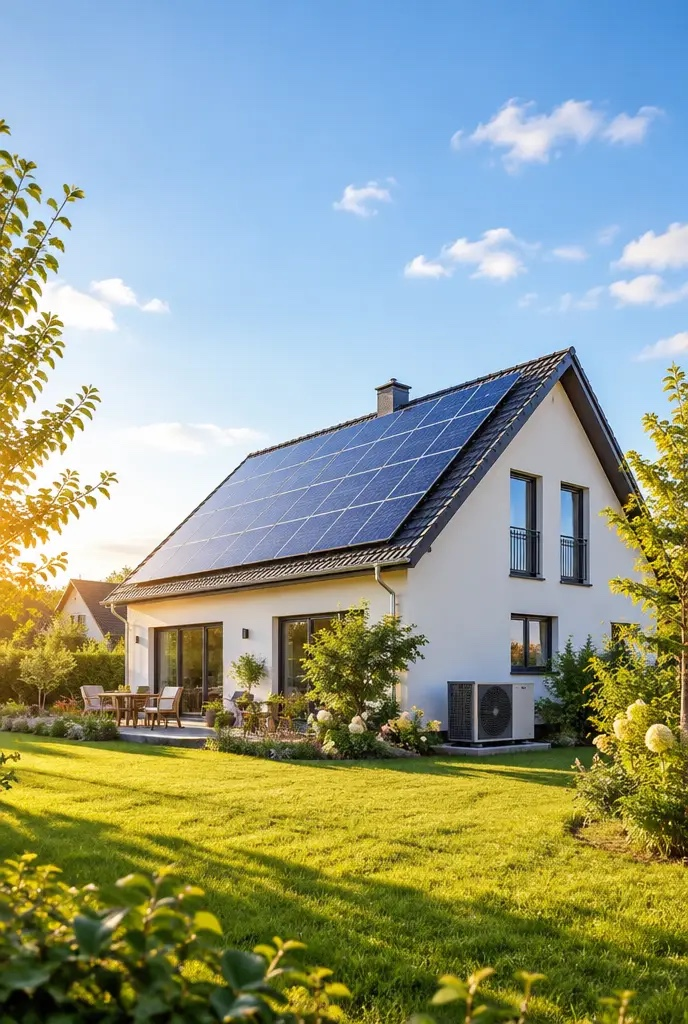
#> input picture bilder/ki_abend.jpg, 688 x 1024 px, given in place of schaefer-logo-weiss.png, which was not available
$ python tools_gen_creatives.py
#> lines starting #> are read from the running program, lines starting #| are printed output that depends on the picture; pictures that were not available may be replaced by others from this repository, and a replacement may not be noted
#!/usr/bin/env python3
import os
from PIL import Image, ImageDraw, ImageFont

FONT_DIR = "/mnt/skills/examples/canvas-design/canvas-fonts"
SERIF = os.path.join(FONT_DIR, "IBMPlexSerif-Bold.ttf")
SANS  = os.path.join(FONT_DIR, "WorkSans-Bold.ttf")
BILDER = "/home/user/schaefer-dotternhausen/bilder"
OUT = "/home/user/schaefer-dotternhausen/creatives"
os.makedirs(OUT, exist_ok=True)

RED = (180, 20, 18)   # Schäfer-CI Feuerrot (RAL 3000), Online RGB 180/20/18
LOGO = Image.open(os.path.join(BILDER, "schaefer-logo-weiss.png")).convert("RGBA")
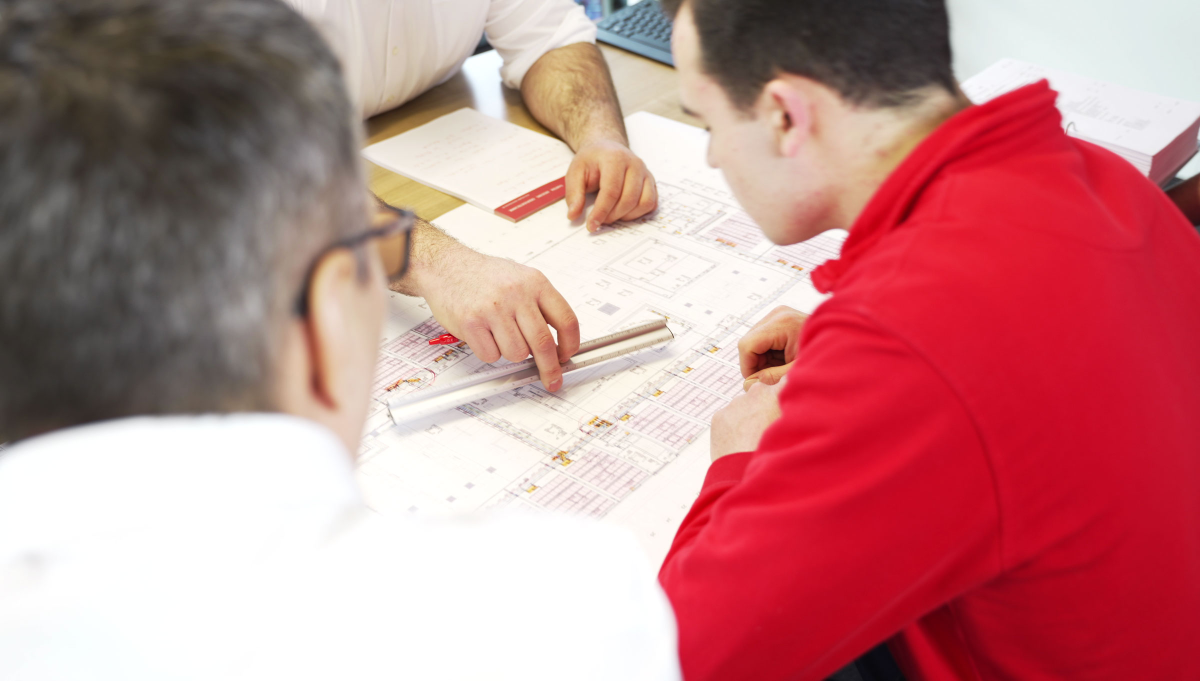
#> input picture bilder/schaefer_pv_planung.jpg, 2400 x 1361 px, found by its file name (shown at 1/2 size)

def f(path, size): return ImageFont.truetype(path, size)

def cover(img, W, H):
#> called with W = 1080, H = 1080
    iw, ih = img.size
#> iw = 2400; ih = 1361
    s = max(W/iw, H/ih)
#> s = 0.794
    img = img.resize((int(iw*s+1), int(ih*s+1)), Image.LANCZOS)
    nw, nh = img.size
#> nw = 1905; nh = 1081
    x = (nw-W)//2; y = (nh-H)//2
#> after `x = (nw - W) // 2`: x = 412
#> after `y = (nh - H) // 2`: y = 0
    return img.crop((x, y, x+W, y+H))
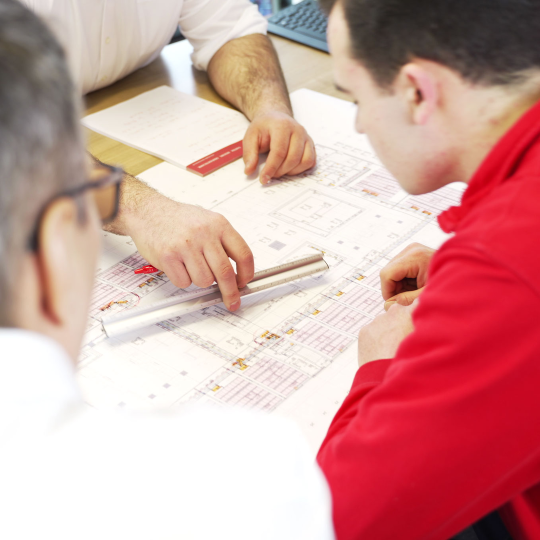
#> returned value: PIL image 1080x1080 RGB (shown at 1/2 size); mean R, G, B 210.6, 160.5, 157.6

def vgrad(W, H, stops):
#> called with W = 1080, H = 1080
    g = Image.new("L", (1, H), 0); px = g.load()
    for y in range(H):
        t = y/(H-1); a = stops[-1][1]
        for i in range(len(stops)-1):
            p0, a0 = stops[i]; p1, a1 = stops[i+1]
            if p0 <= t <= p1:
                k = (t-p0)/(p1-p0) if p1 > p0 else 0
                a = a0 + (a1-a0)*k; break
        px[0, y] = int(a)
    overlay = Image.new("RGBA", (W, H), (18, 9, 11, 255))
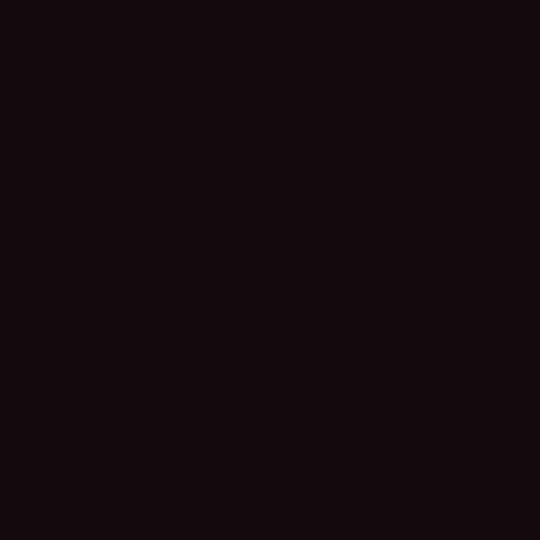
#> overlay: PIL image 1080x1080 RGBA (shown at 1/2 size); mean R, G, B, A 18, 9, 11, 255
    overlay.putalpha(g.resize((W, H)))
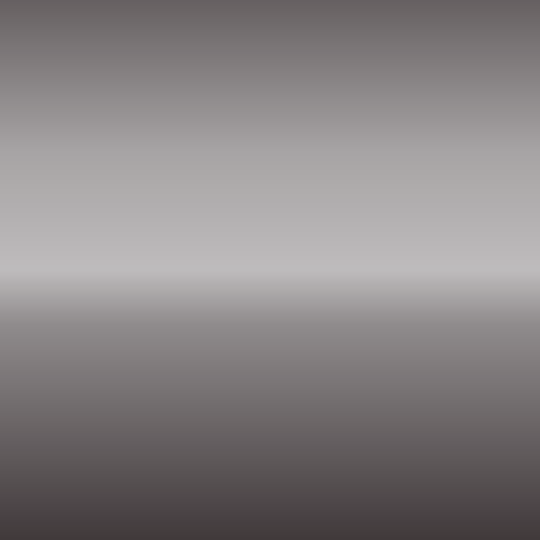
#> overlay: PIL image 1080x1080 RGBA (shown at 1/2 size); mean R, G, B, A 18, 9, 11, 128.6; transparent parts drawn white
    return overlay

def center(draw, cx, y, lines, font, fill, lh, shadow=True):
    for ln in lines:
        bb = draw.textbbox((0, 0), ln, font=font)
        w = bb[2]-bb[0]
        x = cx - w/2 - bb[0]; yy = y - bb[1]
        if shadow: draw.text((x+2, yy+3), ln, font=font, fill=(10, 5, 6, 170))
        draw.text((x, yy), ln, font=font, fill=fill)
        y += lh
    return y

def make(photo, size, out, headline, pos_lines, fach, sub):
    W, H = size
    base = cover(Image.open(os.path.join(BILDER, photo)).convert("RGB"), W, H).convert("RGBA")
    base = Image.alpha_composite(base, vgrad(W, H, [(0.0,165),(0.28,95),(0.5,70),(0.6,120),(1.0,205)]))
    d = ImageDraw.Draw(base); u = W/1080.0

    # Logo
    lw = int(W*0.46); lh = int(lw*LOGO.height/LOGO.width)
#> after `lh = int(lw * LOGO.height / LOGO.width)`: lh = 738
    base.alpha_composite(LOGO.resize((lw, lh), Image.LANCZOS), ((W-lw)//2, int(H*0.072)))
    ly = int(H*0.072)+lh
#> ly = 815

    # Headline
    hf = f(SERIF, int(94*u))
    center(d, W//2, ly+int(H*0.05), headline, hf, (255,255,255,255), int(102*u))

    # Band: position (big) + Fachrichtung (klein)
    pf = f(SANS, int(58*u)); ff = f(SANS, int(37*u))
    line_h = int(72*u); fach_h = int(46*u)
    pad = int(40*u); gap = int(14*u)
    band_h = pad + line_h*len(pos_lines) + gap + fach_h + pad
    band_y = int(H*0.665)
    if band_y+band_h > H-int(0.115*H): band_y = H-int(0.115*H)-band_h
    band = Image.new("RGBA", (W, band_h), RED+(236,))
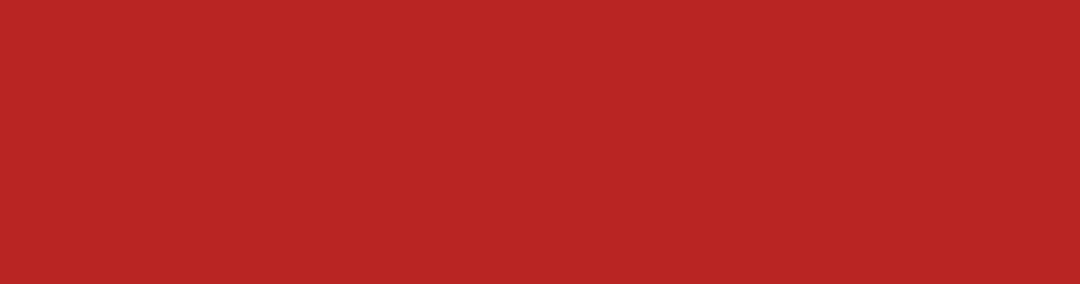
#> band: PIL image 1080x284 RGBA; mean R, G, B, A 180, 20, 18, 236; transparent parts drawn white
    base.alpha_composite(band, (0, band_y))
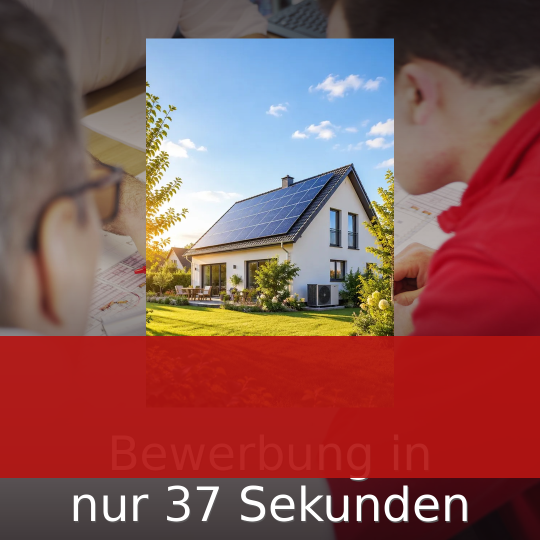
#> base: PIL image 1080x1080 RGBA (shown at 1/2 size); mean R, G, B, A 136.5, 85.2, 83.7, 254.7; transparent parts drawn white
    d = ImageDraw.Draw(base)
    ty = center(d, W//2, band_y+pad, pos_lines, pf, (255,255,255,255), line_h, shadow=False)
#> ty = 856
    center(d, W//2, ty+gap, [fach], ff, (255,255,255,245), fach_h, shadow=False)

    # Subline unter dem Band
    sf = f(SANS, int(41*u))
    center(d, W//2, band_y+band_h+int(26*u), [sub], sf, (255,255,255,240), int(50*u))

    base.convert("RGB").save(out, quality=90)
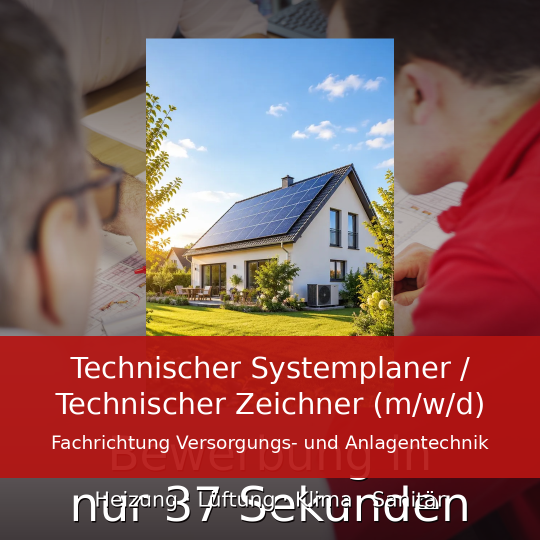
#> saved as creative_planung_1x1.jpg: PIL image 1080x1080 RGB (shown at 1/2 size); mean R, G, B 138.5, 90.5, 89.2
    print("saved", os.path.basename(out), size)

HEAD = ["Bewerbung in", "nur 37 Sekunden"]
POS  = ["Technischer Systemplaner /", "Technischer Zeichner (m/w/d)"]
FACH = "Fachrichtung Versorgungs- und Anlagentechnik"
SUB  = "Heizung · Lüftung · Klima · Sanitär"

jobs = [("schaefer_pv_planung.jpg","planung"), ("schaefer_lueftungstechnik.jpg","technik")]
formats = {"1x1": (1080,1080), "4x5": (1080,1350), "9x16": (1080,1920)}
for photo, tag in jobs:
    for fk, sz in formats.items():
        if tag == "technik" and fk == "9x16": continue
        make(photo, sz, os.path.join(OUT, f"creative_{tag}_{fk}.jpg"), HEAD, POS, FACH, SUB)
#> pass 2 of the loop `for photo, tag in jobs:`:
#> W = 1080
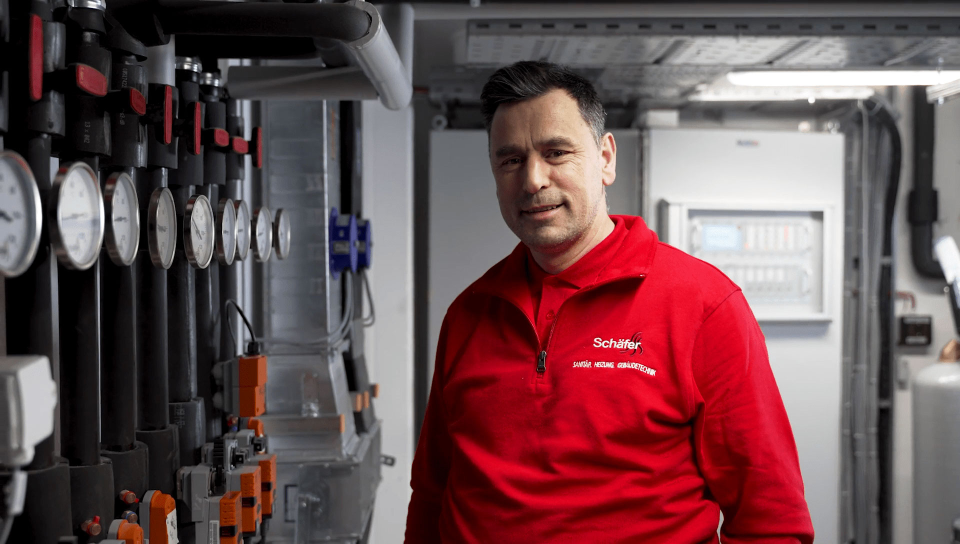
#> input picture bilder/schaefer_lueftungstechnik.jpg, 1920 x 1088 px, found by its file name (shown at 1/2 size)
#> iw = 1920; ih = 1088
#> s = 0.993
#> img: PIL image 1906x1081 RGB
#> x = 413
#> in cover (call 4), `return img.crop((x, y, x+W, y+H))`:
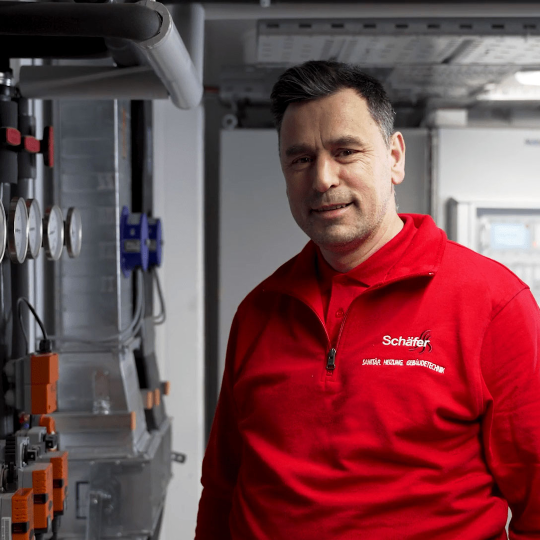
#> returned value: PIL image 1080x1080 RGB (shown at 1/2 size); mean R, G, B 117.4, 69.1, 74.2
#> u = 1
#> lw = 496
#> line_h = 72
#> fach_h = 46
#> pad = 40
#> gap = 14
#> band_h = 284
#> in make (call 4), `band_y = int(H*0.665)`: band_y = 718
#> in make (call 4), `if band_y+band_h > H-int(0.115*H): band_y = H-int(0.115*H)-band_h`: band_y = 672
#> in make (call 4), `base.convert("RGB").save(out, quality=90)`:
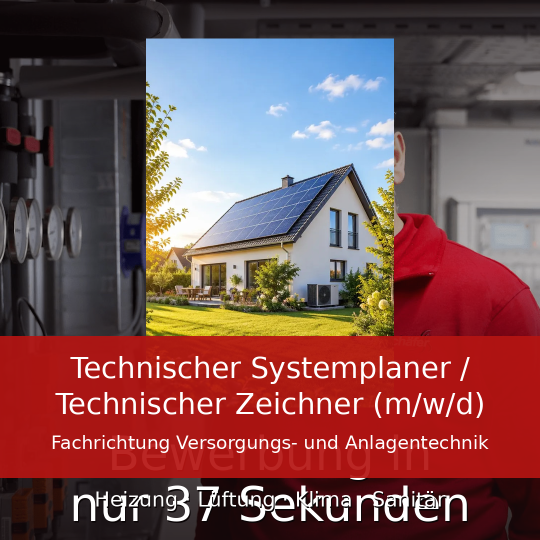
#> saved as creative_technik_1x1.jpg: PIL image 1080x1080 RGB (shown at 1/2 size); mean R, G, B 121.8, 79.6, 80.6
print("DONE")
